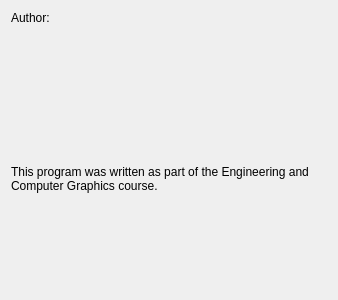
<?xml version="1.0" encoding="UTF-8"?>
<ui version="4.0">
 <class>AboutDialog</class>
 <widget class="QDialog" name="AboutDialog">
  <property name="windowModality">
   <enum>Qt::WindowModality::ApplicationModal</enum>
  </property>
  <property name="geometry">
   <rect>
    <x>0</x>
    <y>0</y>
    <width>338</width>
    <height>300</height>
   </rect>
  </property>
  <property name="sizePolicy">
   <sizepolicy hsizetype="Fixed" vsizetype="Fixed">
    <horstretch>0</horstretch>
    <verstretch>0</verstretch>
   </sizepolicy>
  </property>
  <property name="minimumSize">
   <size>
    <width>0</width>
    <height>300</height>
   </size>
  </property>
  <property name="maximumSize">
   <size>
    <width>338</width>
    <height>300</height>
   </size>
  </property>
  <property name="windowTitle">
   <string>About ICG Paint</string>
  </property>
  <property name="windowIcon">
   <iconset>
    <normalon>:/assets/assets/icons/icon.png</normalon>
   </iconset>
  </property>
  <layout class="QVBoxLayout" name="verticalLayout">
   <item>
    <widget class="QLabel" name="label_2">
     <property name="sizePolicy">
      <sizepolicy hsizetype="Preferred" vsizetype="Maximum">
       <horstretch>0</horstretch>
       <verstretch>0</verstretch>
      </sizepolicy>
     </property>
     <property name="text">
      <string>Author:</string>
     </property>
    </widget>
   </item>
   <item>
    <layout class="QHBoxLayout" name="horizontalLayout">
     <property name="sizeConstraint">
      <enum>QLayout::SizeConstraint::SetNoConstraint</enum>
     </property>
     <item>
      <spacer name="horizontalSpacer_2">
       <property name="orientation">
        <enum>Qt::Orientation::Horizontal</enum>
       </property>
       <property name="sizeHint" stdset="0">
        <size>
         <width>40</width>
         <height>20</height>
        </size>
       </property>
      </spacer>
     </item>
     <item>
      <widget class="QPushButton" name="pushButton">
       <property name="enabled">
        <bool>true</bool>
       </property>
       <property name="sizePolicy">
        <sizepolicy hsizetype="Minimum" vsizetype="Minimum">
         <horstretch>0</horstretch>
         <verstretch>0</verstretch>
        </sizepolicy>
       </property>
       <property name="minimumSize">
        <size>
         <width>128</width>
         <height>128</height>
        </size>
       </property>
       <property name="maximumSize">
        <size>
         <width>128</width>
         <height>128</height>
        </size>
       </property>
       <property name="text">
        <string/>
       </property>
       <property name="icon">
        <iconset>
         <normalon>:/assets/assets/ava.png</normalon>
        </iconset>
       </property>
       <property name="iconSize">
        <size>
         <width>128</width>
         <height>128</height>
        </size>
       </property>
       <property name="autoDefault">
        <bool>false</bool>
       </property>
       <property name="flat">
        <bool>true</bool>
       </property>
      </widget>
     </item>
     <item>
      <spacer name="horizontalSpacer">
       <property name="orientation">
        <enum>Qt::Orientation::Horizontal</enum>
       </property>
       <property name="sizeHint" stdset="0">
        <size>
         <width>40</width>
         <height>20</height>
        </size>
       </property>
      </spacer>
     </item>
    </layout>
   </item>
   <item>
    <widget class="QLabel" name="label">
     <property name="sizePolicy">
      <sizepolicy hsizetype="Preferred" vsizetype="Preferred">
       <horstretch>0</horstretch>
       <verstretch>0</verstretch>
      </sizepolicy>
     </property>
     <property name="text">
      <string>This program was written as part of the Engineering and Computer Graphics course.</string>
     </property>
     <property name="alignment">
      <set>Qt::AlignmentFlag::AlignLeading|Qt::AlignmentFlag::AlignLeft|Qt::AlignmentFlag::AlignTop</set>
     </property>
     <property name="wordWrap">
      <bool>true</bool>
     </property>
    </widget>
   </item>
  </layout>
 </widget>
 <resources>
  <include location="../../resources.qrc"/>
 </resources>
 <connections/>
</ui>
